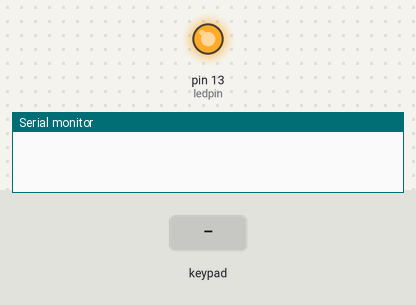
The sketch below on a simulated Arduino Uno, built with avr-gcc and run on an emulated ATmega328P. On the bench: output pins drawn as LEDs (lit = HIGH), the last lines printed to the serial monitor. The inputs (shaded band) are chosen by the test bench.

Above: at 1.2 s.
1.3 s: keypad keys 6 7 8 9 * pressed 0.4 s apart
At 3.4 s:
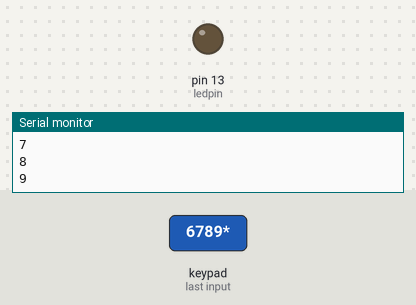
6.3 s: key '#' pressed
At 7.2 s:
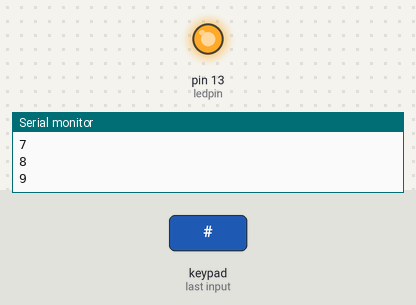
7.8 s: key '*' pressed
At 8.5 s:
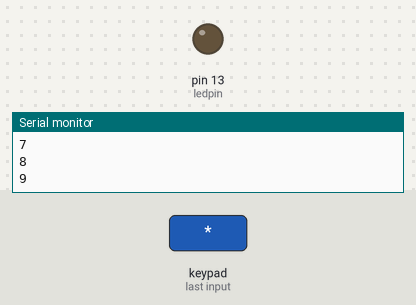
Timing chart, 0 to 10.8 s (numbered marks = the images above; inputs shaded):
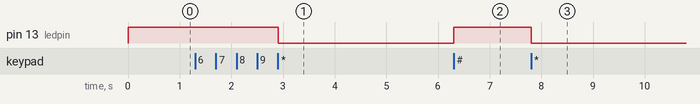

Measured:
- after the input at 1.3 s, pin 13 (ledpin): HIGH → LOW after 1.6 s
- after the input at 6.3 s, pin 13 (ledpin): LOW → HIGH at once
- after the input at 7.8 s, pin 13 (ledpin): HIGH → LOW at once

The sketch:

keypad_testing00.ino
```cpp
/*
 * Project name:
     03 # arduSerie - DIY 4 x 4 16-Key Numeric Keypad TEST!!
     (The 'Hello World' example for key pad 4x4)
     http://www.dx.com/en/p/diy-4-x-4-16-key-numeric-keypad-black-149608#.Vwpw3KQrLIV
     Arduino File: keypad_testing00.ino
  * Revision History:
     20160410:
       - found on internet (gilj3)
     http://playground.arduino.cc/Code/Keypad#Download
 * Description:
      Demonstrates how to map a 4x4 keypad using the Arduino library keypad.
      The code turns the LED on pin 13 by clicking the '*' key
      and then turn it off by clicking '#' key.  The other keys
      reflects the key value in the serial.easy easy!!
      Enjoy good,and have fun. Bye!!!
 * MCU:                Arduino - @16MHz   http://www.arduino.cc/
 * IC Chip:            none
 * Connections:
 * See you.tube vid:
 * Based on           tutorial 'The Matrix Keypad how-to'
 * Code by Authors:   Mark Stanley, Alexander Brevig
 * Note:  The first step is to connect your keypad to the
          Arduino  using the pin numbers listed below in
          rowPins[] and colPins[]. If you want to use different
          pins then  you  can  change  the  numbers below to
          match your setup.
 * Pinout:
          1 2 3 4 5 6 7 8 9 0 (Hardware's pins)
            | | | | | | | |
            2 3 4 5 6 7 8 9   (Arduino's pins )
           |--col--|--row--|
 */

#include <Keypad.h>

const byte ROWS = 4; // Four rows
const byte COLS = 4; // Three columns
// Define the Keymap
char keys[ROWS][COLS] = {
  {'1','2','3','A'},
  {'4','5','6','B'},
  {'7','8','9','C'},
  {'*','0','#','D'},
  };
// Connect keypad ROW0, ROW1, ROW2 and ROW3 to these Arduino pins.
byte rowPins[ROWS] = { 6, 7, 8, 9 };
// Connect keypad COL0, COL1 and COL2 to these Arduino pins.
byte colPins[COLS] = { 2, 3, 4, 5 };

// Create the Keypad
Keypad kpd = Keypad( makeKeymap(keys), rowPins, colPins, ROWS, COLS );

#define ledpin 13

void setup()
{
  pinMode(ledpin,OUTPUT);
  digitalWrite(ledpin, HIGH);
  Serial.begin(9600);
}

void loop()
{
  char key = kpd.getKey();
  if(key)  // Check for a valid key.
  {
    switch (key)
    {
      case '*':
        digitalWrite(ledpin, LOW);
        break;
      case '#':
        digitalWrite(ledpin, HIGH);
        break;
      default:
        Serial.println(key);
    }
  }
}
```
